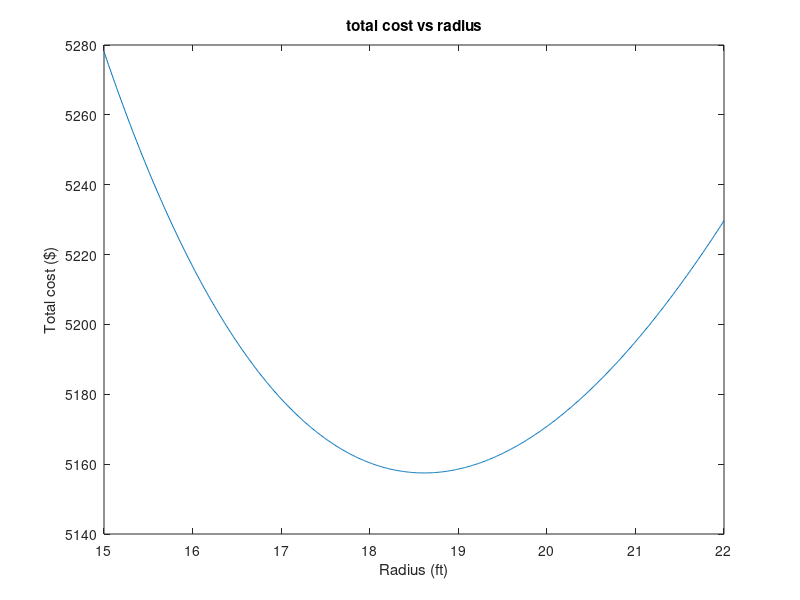

The MATLAB script that drew this image:
%% Angelo Demetroulakos Chapter 2 Q20
A=1600;CS=30;CC=40;R=15:0.01:22;
cost=((A-pi*R.^2/2)./R+2*R)*CS+pi*R*CC;
L=(A-(pi*R.^2)/2)./(2*R);

[mincost, min_idx] = min(cost);  
optr = R(min_idx);  
optl = L(min_idx);  

plot(R,cost)
xlabel('Radius (ft)')
ylabel('Total cost ($)')
title('total cost vs radius');

disp(['The radius that leads to the lowest cost is ', num2str(optr), ' ft.']);
disp(['The optimal length is ', num2str(optl), ' ft.']);
disp(['The minimum cost is $', num2str(mincost), '.']);
